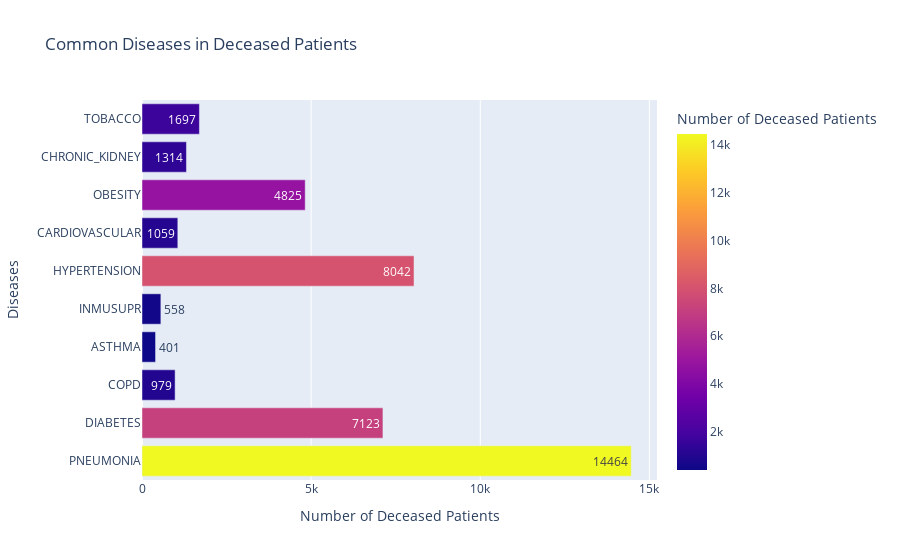

The code cell stored with this chart in its notebook:
### Markdown cell above
### QUESTION 8. What are the common diseases that the deceased patients had?[1m]

#### Produce a bar chart

### Code cell
# your codes here...
deceased_patients = df[~df['DATE_OF_DEATH'].isna()]

diseases = ['PNEUMONIA', 'DIABETES', 'COPD', 'ASTHMA', 'INMUSUPR', 'HYPERTENSION', 'CARDIOVASCULAR', 'OBESITY', 'CHRONIC_KIDNEY', 'TOBACCO']

data_list = []

for disease in diseases:
    count = deceased_patients[deceased_patients[disease] == 'YES'][disease].count()
    data_list.append({'Disease': disease, 'Count': count})

disease_counts = pd.DataFrame(data_list)

fig = px.bar(
    disease_counts, 
    x="Count", 
    y="Disease", 
    title="Common Diseases in Deceased Patients",
    labels={"Count": "Number of Deceased Patients", "Disease": "Diseases"},
    text="Count",  
    color="Count",  
)

# Show the interactive plot
fig.show()

### Figure 1 — Plotly figure (JSON) as saved in the notebook; plotly's stock layout.template omitted (floating-point values rounded to 4 significant figures)
{"data": [{"alignmentgroup": "True", "hovertemplate": "Number of Deceased Patients=%{marker.color}<br>Diseases=%{y}<extra></extra>", "legendgroup": "", "marker": {"color": [14464, 7123, 979, 401, 558, 8042, 1059, 4825, 1314, 1697], "coloraxis": "coloraxis", "pattern": {"shape": ""}}, "name": "", "offsetgroup": "", "orientation": "h", "showlegend": false, "text": [14464, 7123, 979, 401, 558, 8042, 1059, 4825, 1314, 1697], "textposition": "auto", "type": "bar", "x": [14464, 7123, 979, 401, 558, 8042, 1059, 4825, 1314, 1697], "xaxis": "x", "y": ["PNEUMONIA", "DIABETES", "COPD", "ASTHMA", "INMUSUPR", "HYPERTENSION", "CARDIOVASCULAR", "OBESITY", "CHRONIC_KIDNEY", "TOBACCO"], "yaxis": "y"}], "layout": {"barmode": "relative", "coloraxis": {"colorbar": {"title": {"text": "Number of Deceased Patients"}}, "colorscale": [[0, "#0d0887"], [0.1111, "#46039f"], [0.2222, "#7201a8"], [0.3333, "#9c179e"], [0.4444, "#bd3786"], [0.5556, "#d8576b"], [0.6667, "#ed7953"], [0.7778, "#fb9f3a"], [0.8889, "#fdca26"], [1, "#f0f921"]]}, "legend": {"tracegroupgap": 0}, "title": {"text": "Common Diseases in Deceased Patients"}, "xaxis": {"anchor": "y", "domain": [0, 1], "title": {"text": "Number of Deceased Patients"}}, "yaxis": {"anchor": "x", "domain": [0, 1], "title": {"text": "Diseases"}}}}
